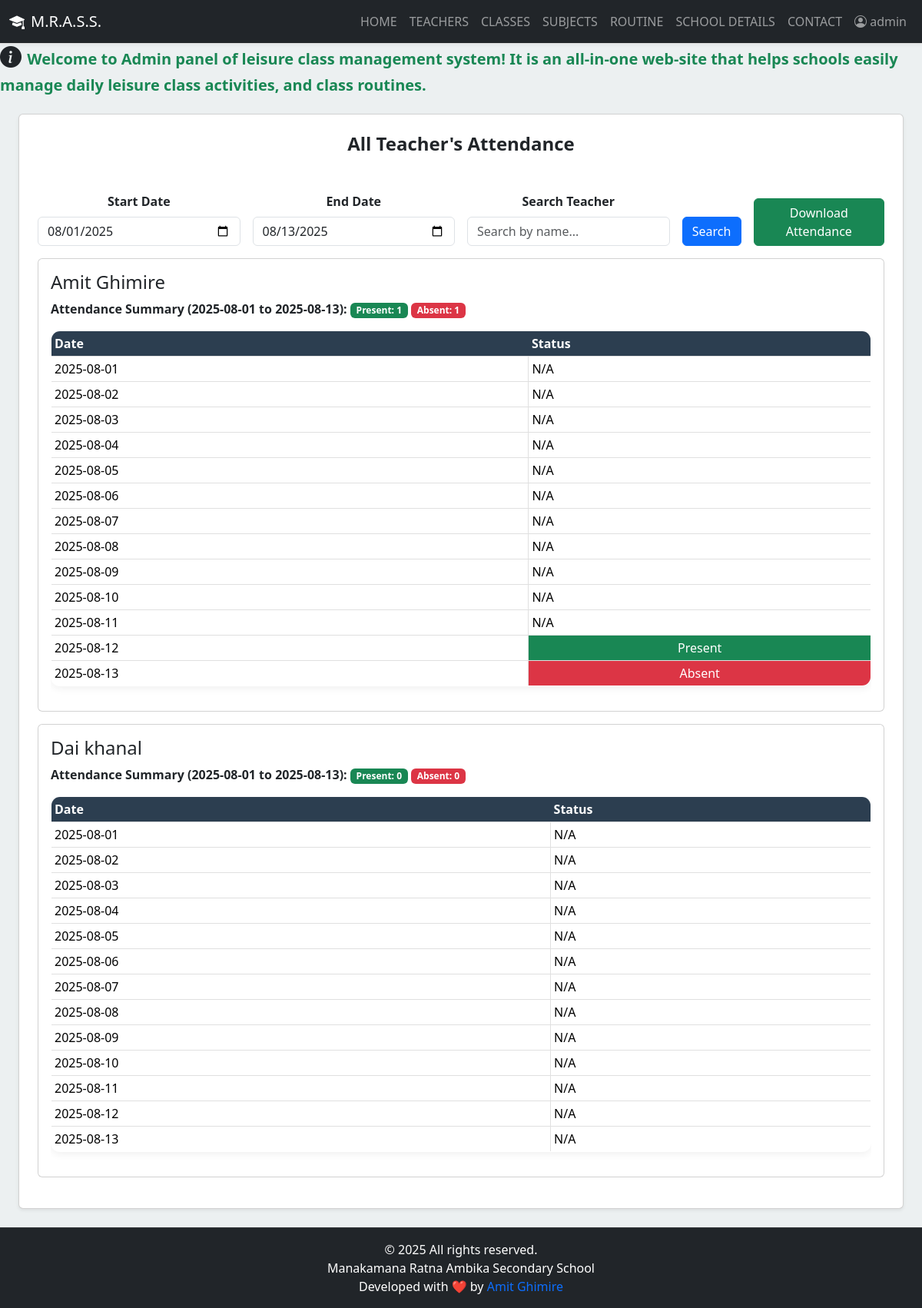
The app's page /admin/view-all-attendance.php (signed in) with its own data.
### tables this page shows
CREATE TABLE `teachers` (
  `teach_id` int(11) NOT NULL,
  `username` varchar(50) NOT NULL,
  `full_name` varchar(100) NOT NULL,
  `contact` varchar(20) DEFAULT NULL,
  `email` varchar(100) DEFAULT NULL,
  `pan` varchar(20) DEFAULT NULL,
  `photo` varchar(255) DEFAULT NULL,
  `password` varchar(255) NOT NULL,
  `otp` varchar(10) DEFAULT NULL,
  `verified` tinyint(1) DEFAULT 0,
  `level` enum('basic','secondary') DEFAULT NULL,
  `role` varchar(50) NOT NULL DEFAULT 'teacher',
  `created_at` timestamp NOT NULL DEFAULT current_timestamp()
);

### admin/view-all-attendance.php (the view, shortened to what this page needs)
<?php
include('partial-admin/navbar.php');
?>
<div class="container-fluid px-4 flex-grow-1">
    <div class="row my-4">
        <div class="col-12">
            <div class="card p-4 shadow-sm">
                <h3 class="fs-4 mb-5 text-center"><b> All Teacher's Attendance </b></h3>
                <form action="" method="GET" class="mb-3">
                    <div class="row g-3 align-items-end">
                        <div class="col-md-3 text-center">
                            <label for="start_date" class="form-label"><b>Start Date</b></label>
                            <input type="date" class="form-control" id="start_date" name="start_date" value="<?php echo isset($_GET['start_date']) ? $_GET['start_date'] : date('Y-m-01'); ?>">
                        </div>
                        <div class="col-md-3 text-center">
                            <label for="end_date" class="form-label"><b>End Date</b></label>
                            <input type="date" class="form-control" id="end_date" name="end_date" value="<?php echo isset($_GET['end_date']) ? $_GET['end_date'] : date('Y-m-d'); ?>">
                        </div>
                        <div class="col-md-3 text-center">
                            <label for="search_name" class="form-label"><b>Search Teacher</b></label>
                            <input type="text" class="form-control" id="search_name" name="search_name" placeholder="Search by name..." value="<?php echo isset($_GET['search_name']) ? htmlspecialchars($_GET['search_name']) : ''; ?>">
                        </div>
                        <div class="col-md-1">
                            <button type="submit" class="btn btn-primary w-100">Search</button>
                        </div>
                        <div class="col-md-2">
                            <a href="download-attendance.php?start_date=<?php echo isset($_GET['start_date']) ? $_GET['start_date'] : ''; ?>&end_date=<?php echo isset($_GET['end_date']) ? $_GET['end_date'] : ''; ?>&search_name=<?php echo isset($_GET['search_name']) ? htmlspecialchars($_GET['search_name']) : ''; ?>" class="btn btn-success w-100">Download Attendance</a>
                        </div>
                    </div>
                </form>
                <?php
                $start_date = isset($_GET['start_date']) ? $_GET['start_date'] : date('Y-m-01');
                $end_date = isset($_GET['end_date']) ? $_GET['end_date'] : date('Y-m-d');
                $sql_teachers = "SELECT teach_id, full_name FROM teachers WHERE role='teacher'";
                $sql_teachers .= " ORDER BY full_name ASC";
                $res_teachers = mysqli_query($conn, $sql_teachers);
                if (mysqli_num_rows($res_teachers) > 0) {
                    while ($teacher = mysqli_fetch_assoc($res_teachers)) {
                        $teacher_id = $teacher['teach_id'];
                        $teacher_name = $teacher['full_name'];
                        $sql_attendance_for_teacher = "SELECT date, status FROM attendance
                                                       WHERE teacher_id = '$teacher_id'
                                                       AND date BETWEEN '$start_date' AND '$end_date'
                                                       ORDER BY date ASC";
                        $res_attendance = mysqli_query($conn, $sql_attendance_for_teacher);
                        $present_count = 0;
                        $absent_count = 0;
                        $attendance_records = [];
                        while ($record = mysqli_fetch_assoc($res_attendance)) {
                            $attendance_records[$record['date']] = $record['status'];
                            if ($record['status'] == 'Present') $present_count++;
                            if ($record['status'] == 'Absent') $absent_count++;
                        }
                ?>
                        <div class="card p-3 mb-3">
                            <h4><?php echo htmlspecialchars($teacher_name); ?></h4>
                            <p><strong>Attendance Summary (<?php echo $start_date; ?> to <?php echo $end_date; ?>):</strong>
                                <span class="badge bg-success">Present: <?php echo $present_count; ?></span>
                                <span class="badge bg-danger">Absent: <?php echo $absent_count; ?></span>
                            </p>
                            <div class="table-responsive">
                                <table class="table table-bordered table-sm">
                                    <thead>
                                        <tr>
                                            <th>Date</th>
                                            <th>Status</th>
                                        </tr>
                                    </thead>
                                    <tbody>
                                        <?php
                                        $current_date = new DateTime($start_date);
                                        $end_date_obj = new DateTime($end_date);
                                        while ($current_date <= $end_date_obj) {
                                            $date_str = $current_date->format('Y-m-d');
                                            $status = isset($attendance_records[$date_str]) ? $attendance_records[$date_str] : 'N/A';
                                            $status_class = '';
                                            if ($status == 'Present') $status_class = 'bg-success text-white text-center';
                                            if ($status == 'Absent') $status_class = 'bg-danger text-white text-center';
                                        ?>
                                            <tr>
                                                <td><?php echo $date_str; ?></td>
                                                <td class="<?php echo $status_class; ?>"><?php echo $status; ?></td>
                                            </tr>
                                        <?php
                                            $current_date->modify('+1 day');
                                        }
                                        ?>
                                    </tbody>
                                </table>
                            </div>
                        </div>
                <?php
                    }
                } else {
                    echo '<div class="alert alert-warning">No teachers found.</div>';
                }
                ?>
            </div>
        </div>
    </div>
</div>
<?php include('partial-admin/footer.php'); ?>
</body>
</html>

### css/admin_style.css (style rules this page uses)
:root { --primary-color: #2c3e50; --secondary-color: #34495e; --background-color: #ecf0f1; --card-bg-color: #ffffff; --text-color: #34495e; --sidebar-bg-color: #2c3e50; --sidebar-hover-color: #34495e; --sidebar-active-color: #3c526a; --success-color: #27ae60; --danger-color: #e74c3c; --warning-color: #f39c12; --info-color: #3498db; --border-color: #e0e0e0; }
body { overflow-x: hidden; font-family: 'Segoe UI', Roboto, 'Helvetica Neue', Arial, sans-serif; background-color: var(--background-color); }
.table { border-radius: 0.75rem; overflow: hidden; box-shadow: 0 4px 10px rgba(0, 0, 0, 0.05); background-color: var(--card-bg-color); border: 1px solid var(--border-color); }
.table thead th { background-color: var(--primary-color); color: #fff; border: none; font-weight: 600; }

### records on screen
teachers: full_name "Amit Ghimire", present_count "1", absent_count "1", date_str "2025-08-01", status "N/A", date_str "2025-08-02", date_str "2025-08-03", date_str "2025-08-04", date_str "2025-08-05", date_str "2025-08-06", date_str "2025-08-07", date_str "2025-08-08", date_str "2025-08-09", date_str "2025-08-10", date_str "2025-08-11", date_str "2025-08-12", status "Present", date_str "2025-08-13", status "Absent"
teachers: full_name "Dai khanal", present_count "0", absent_count "0", date_str "2025-08-01", status "N/A", date_str "2025-08-02", date_str "2025-08-03", date_str "2025-08-04", date_str "2025-08-05", date_str "2025-08-06", date_str "2025-08-07", date_str "2025-08-08", date_str "2025-08-09", date_str "2025-08-10", date_str "2025-08-11", date_str "2025-08-12", date_str "2025-08-13"

### other values on screen
$_SESSION['username'] "admin"
